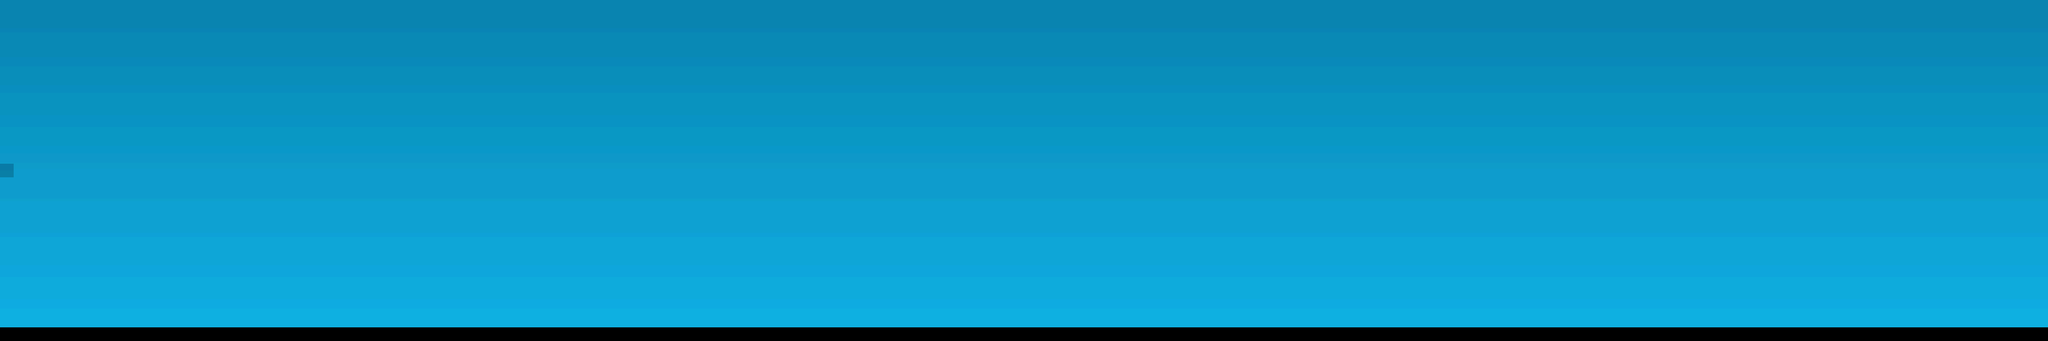

Below is a game level as drawn by its tile map, then a one-line description and the .tmx that defines it (tile-layer data replaced by summaries):
An orthogonal 150x25 tile map with 32x32 px tiles, 1 tile layer (Tile Layer 1), 4 tilesets and 1 object.

<map version="1.2" tiledversion="1.3.4" orientation="orthogonal" renderorder="right-down" width="150" height="25" tilewidth="32" tileheight="32" infinite="0" nextlayerid="4" nextobjectid="31">
 <editorsettings>
  <export target="wide.json" format="json" />
 </editorsettings>
 <tileset firstgid="1" name="background" tilewidth="32" tileheight="32" tilecount="1840" columns="40">
  <image source="BackgroundGradient.png" width="1280" height="1472" />
 </tileset>
 <tileset firstgid="1841" name="gradient" tilewidth="32" tileheight="32" tilecount="1840" columns="40">
  <image source="BackgroundGradient.png" width="1280" height="1472" />
 </tileset>
 <tileset firstgid="3681" name="objects" tilewidth="32" tileheight="32" tilecount="64" columns="8">
  <image source="Tiles_32x32.png" width="256" height="256" />
 </tileset>
 <tileset firstgid="3745" name="1tile" tilewidth="32" tileheight="32" tilecount="64" columns="8">
  <image source="Tiles_32x32.png" width="256" height="256" />
 </tileset>
 <layer id="1" name="Tile Layer 1" width="150" height="25">
  <data>[3750 cells, 3600 non-empty, 961 distinct tile ids]</data>
 </layer>
 <objectgroup id="3" name="Object Layer 1">
  <object id="30" gid="3681" x="941.576" y="-150.667" width="32" height="32" />
 </objectgroup>
</map>
